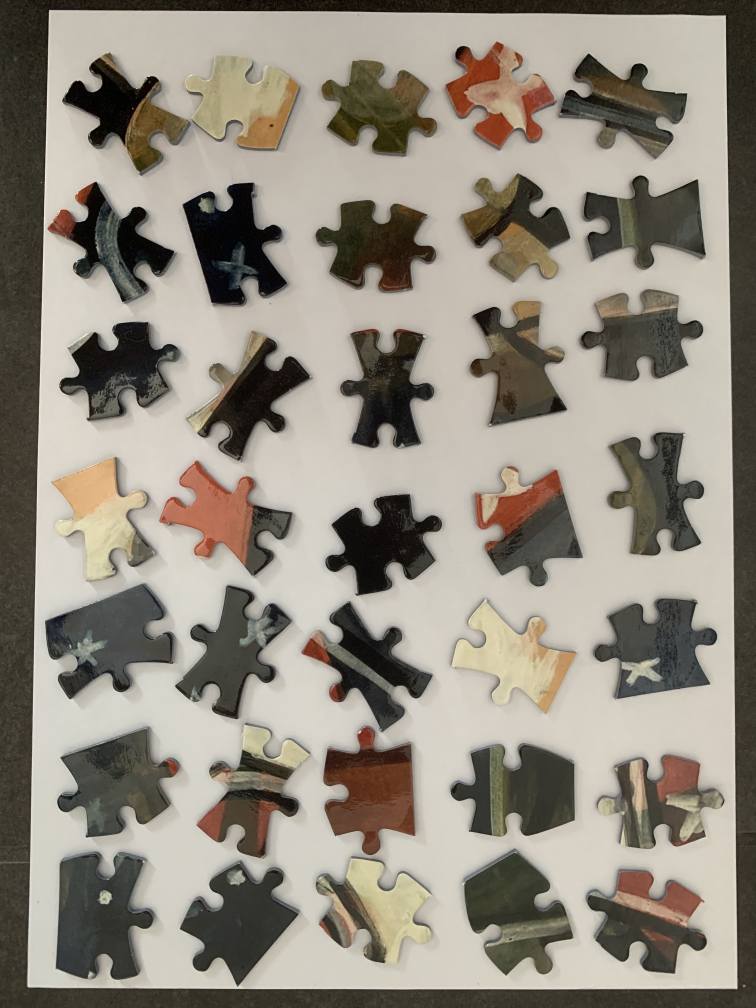
#> input picture input/IMG_3852.jpg, 3024 x 4032 px (shown at 1/4 size)
$ python -i piece_process.py   (imports and definitions only)   (older library calls are emulated)
#> lines starting #> are read from the running program, lines starting #| are printed output that depends on the picture; after the words box and inside, x2 and y2 are one past the last pixel; in counts of white or black regions, pixels touching at a corner belong together
### src/tool.py
import numpy as np
import cv2
from matplotlib import pyplot as plt
from scipy.spatial import distance as dist

# [18 lines left out: functions show, annotate_points, not called in this run]

def white_balance(img):
    result = cv2.cvtColor(img, cv2.COLOR_BGR2LAB)
    avg_a = np.average(result[:, :, 1])
    avg_b = np.average(result[:, :, 2])
    result[:, :, 1] = result[:, :, 1] - ((avg_a - 128) * (result[:, :, 0] / 255.0) * 1.1)
    result[:, :, 2] = result[:, :, 2] - ((avg_b - 128) * (result[:, :, 0] / 255.0) * 1.1)
    result = cv2.cvtColor(result, cv2.COLOR_LAB2BGR)
    return result

def clockwise_corners(pts):
    pts = np.array(pts.copy())
    xSorted = pts[np.argsort(pts[:, 0]), :]
    leftMost = xSorted[:2, :]
    rightMost = xSorted[2:, :]
    leftMost = leftMost[np.argsort(leftMost[:, 1]), :]
    (tl, bl) = leftMost
    D = dist.cdist(tl[np.newaxis], rightMost, "euclidean")[0]
    (br, tr) = rightMost[np.argsort(D)[::-1], :]
    return np.array([tl, tr, br, bl])

def warpBox(image,
            box,
            target_height=None,
            target_width=None,
            return_transform=False):
    """Warp a boxed region in an image given by a set of four points into
    a rectangle with a specified width and height. Useful for taking crops
    of distorted or rotated text.
    Args:
        image: The image from which to take the box
        box: A list of four points starting in the top left
            corner and moving clockwise.
        target_height: The height of the output rectangle
        target_width: The width of the output rectangle
        return_transform: Whether to return the transformation
            matrix with the image.
    """
    box = np.float32(clockwise_corners(box))
    w, h = image.shape[1], image.shape[0]
    assert (
        (target_width is None and target_height is None)
        or (target_width is not None and target_height is not None)), \
            'Either both or neither of target width and height must be provided.'
    if target_width is None and target_height is None:
        target_width = w
        target_height = h
    M = cv2.getPerspectiveTransform(src=box, dst=np.array([[0, 0], [target_width, 0], [target_width, target_height], [0, target_height]]).astype('float32'))
    full = cv2.warpPerspective(image, M, dsize=(int(target_width), int(target_height)))
    if return_transform:
        return full, M
    return full

### src/piece_process.py
from scipy.interpolate import splprep, splev
import cv2, operator
from matplotlib import pyplot as plt
import numpy as np
import scipy.ndimage as ndimage
from src.tool import white_balance, warpBox

def get_background_corners(mask):
    canny = cv2.Canny(mask, 100, 255, 1)
    corners = cv2.goodFeaturesToTrack(canny, 30, 0.1, 100)
    corners = [tuple(corner.flatten()) for corner in corners]
    tile_center = ndimage.center_of_mass(mask)
    tile_center = tuple(np.round(tile_center).astype(np.int))

    def distance(c1, c2):
        return (c1[0]-c2[0]) ** 2 + (c1[1]-c2[1]) ** 2

    lt, rt, rb, lb = tile_center, tile_center, tile_center, tile_center
    lt_d, rt_d, rb_d, lb_d = 0, 0, 0, 0
    for corner in corners:
        if corner[0] < tile_center[0] and corner[1] < tile_center[1] and distance(corner, tile_center) > lt_d:
            lt = corner
            lt_d = distance(corner, tile_center)
        if corner[0] < tile_center[0] and corner[1] > tile_center[1] and distance(corner, tile_center) > rt_d:
            rt = corner
            rt_d = distance(corner, tile_center)
        if corner[0] > tile_center[0] and corner[1] > tile_center[1] and distance(corner, tile_center) > rb_d:
            rb = corner
            rb_d = distance(corner, tile_center)
        if corner[0] > tile_center[0] and corner[1] < tile_center[1] and distance(corner, tile_center) > lb_d:
            lb = corner
            lb_d = distance(corner, tile_center)
    return np.array([lt, rt, rb, lb], dtype=int)

def get_warp_image(img, margin=9):
    orig_width = len(img[0])
    orig_height = len(img)
    target = 800
    scale = target/orig_width if orig_height > orig_width else target/orig_height

    resized = cv2.resize(img, None, fx=scale, fy=scale)
    img_balanced = white_balance(resized)
    blurred = blur(img_balanced)
    hsv = cv2.cvtColor(blurred, cv2.COLOR_BGR2HSV)
    h,s,v = cv2.split(hsv)
    edges = cv2.threshold(s, 15, 255, cv2.THRESH_BINARY_INV)[1]

    contour_info = [(c, cv2.contourArea(c),) for c in cv2.findContours(edges, cv2.RETR_LIST, cv2.CHAIN_APPROX_NONE)[0]]
    mask = np.zeros(list(map(operator.add, edges.shape, (margin*2,margin*2,0))), dtype = np.uint8)
    for contour in contour_info:
        mask = cv2.fillConvexPoly(mask, contour[0]+margin, (255))
    corners = get_background_corners(mask)
    corners = [tuple((corner-margin)/scale) for corner in corners]

    return warpBox(img,corners)

def blur(img, filter_size=9):
    return cv2.GaussianBlur(img, (filter_size, filter_size), 0)

# [18 lines left out: function find_outline_rough, not called in this run]

# Color KMeans
from sklearn.cluster import KMeans

# [138 lines left out: functions plot_colors, centroid_histogram, kmeans_color_purifier, pieces_searching, crop_piece, get_smooth_contour and 3 more, not called in this run]

def get_distance(pt1,pt2):
    return ((pt2[0]-pt1[0]) ** 2 + (pt2[1]-pt1[1]) ** 2) ** (1/2)

# [79 lines left out: functions get_90deg_corners, refine_corners, get_tile_corners, not called in this run]

>>> import cv2
>>> picture = cv2.imread('../input/IMG_3852.jpg')
#> picture is the input picture: shape (4032, 3024, 3); mean B, G, R 127.6, 139.5, 146.1
>>> result = get_warp_image(picture)
#> in get_warp_image, `orig_width = len(img[0])`: orig_width = 3024
#> in get_warp_image, `orig_height = len(img)`: orig_height = 4032
#> in get_warp_image, `scale = target/orig_width if orig_height > orig_width else target/orig..`: scale = 0.265
#> in white_balance, `avg_a = np.average(result[:, :, 1])`: avg_a = 128.5
#> in white_balance, `avg_b = np.average(result[:, :, 2])`: avg_b = 135.5
#> in get_warp_image, `h,s,v = cv2.split(hsv)`:
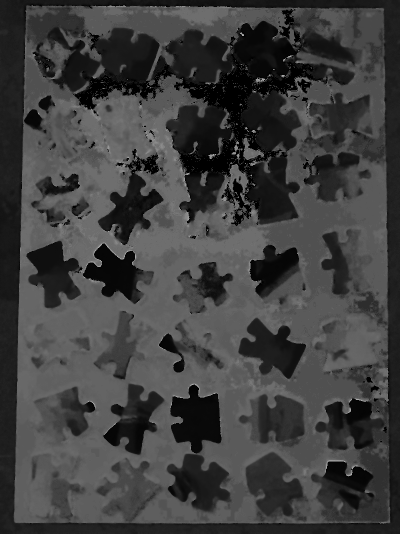
#> h: shape (1067, 800) (shown at 1/2 size); min 0, max 179, mean 63.1
#> in get_warp_image, `edges = cv2.threshold(s, 15, 255, cv2.THRESH_BINARY_INV)[1]`:
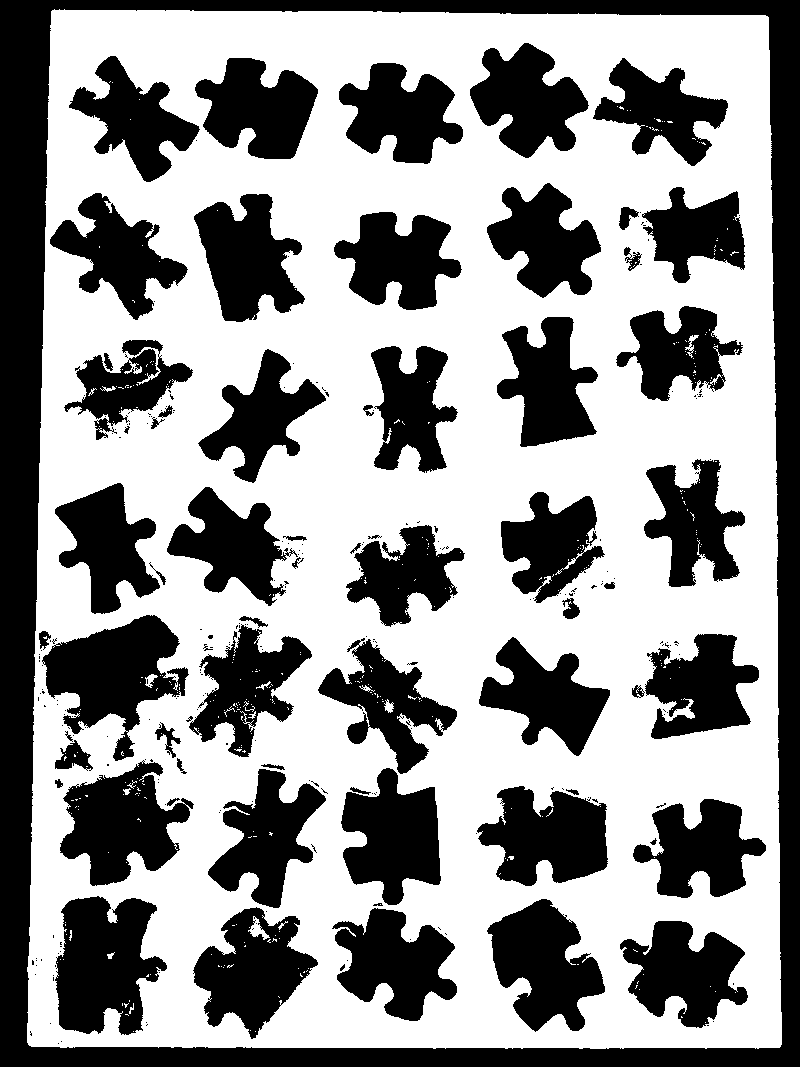
#> edges: shape (1067, 800); 57.6% white; 270 black regions (204 under 20 px), largest, box (x1, y1, x2, y2) and area: (0, 0, 800, 1067) 89684, (55, 896, 167, 1035) 10800, (42, 615, 189, 761) 10474
#> in get_warp_image, `contour_info = [(c, cv2.contourArea(c),) for c in cv2.findContours(edg..`: contour_info = 935 items
#> the loop in get_warp_image, `for contour in contour_info:` made 935 passes
#> contour on passes 1, 2, 4: ([[57, 1043], [58, 1042], [59, 1043], [58, 1044]], 2), ([[60, 1041], [61, 1040], [62, 1041], [61, 1042]], 2), ([[255, 1031]], 0)
#> after the loop in get_warp_image, `for contour in contour_info:`:
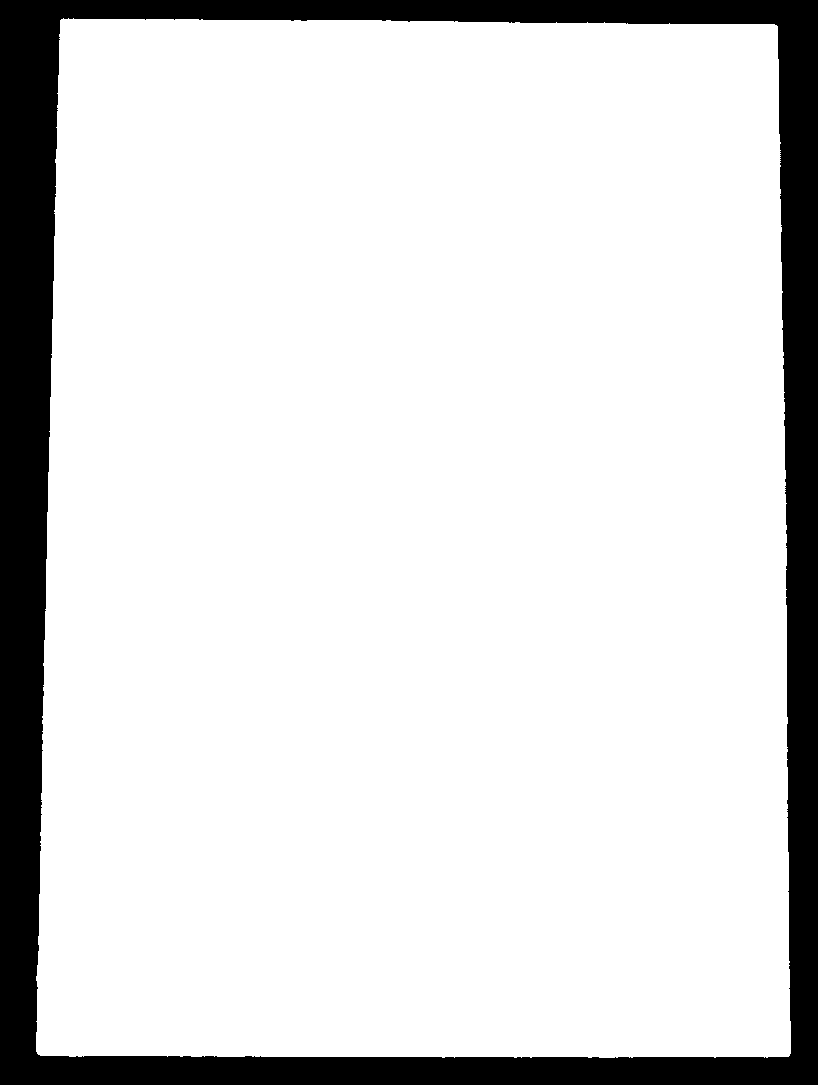
#> mask: shape (1085, 818); 86.1% white; 1 black region, box (x1, y1, x2, y2) and area: (0, 0, 818, 1085) 123614
#> in get_background_corners, `canny = cv2.Canny(mask, 100, 255, 1)`:
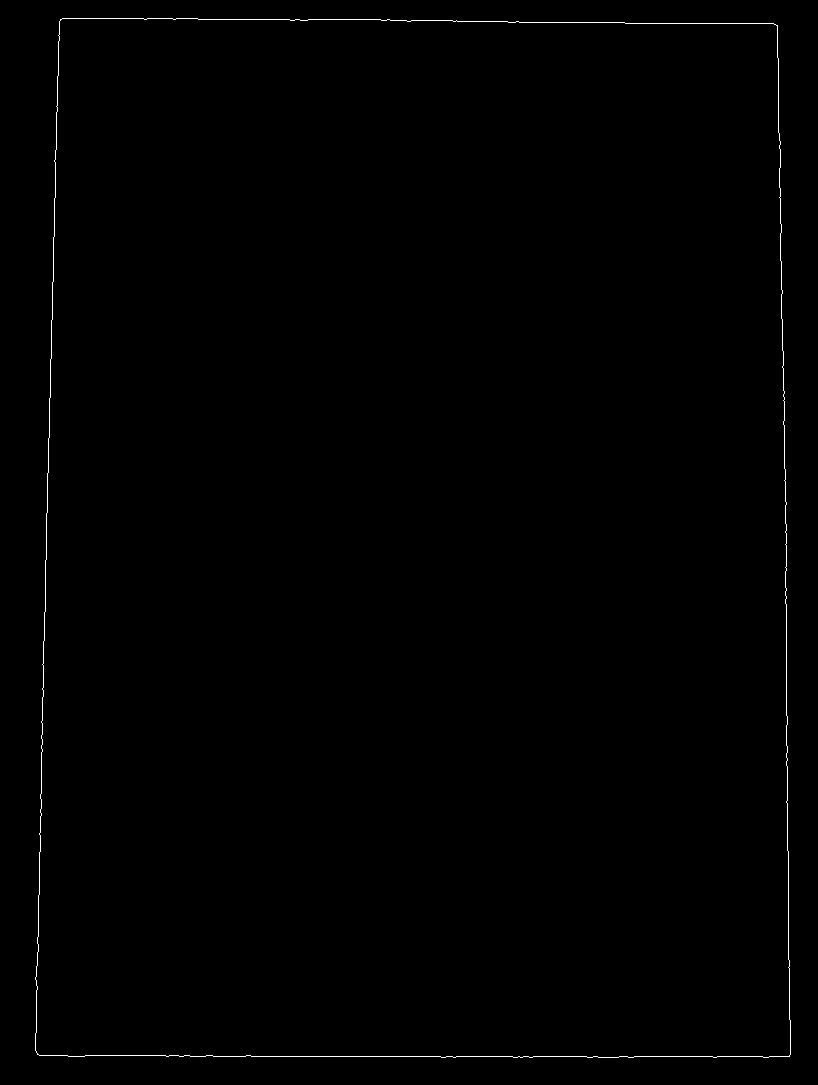
#> canny: shape (1085, 818); 0.4% white in thin lines or dots, all inside (x1, y1, x2, y2) = (35, 18, 791, 1058)
#> in get_background_corners, `corners = cv2.goodFeaturesToTrack(canny, 30, 0.1, 100)`: corners = 23 rows, first 8: [788, 1054], [777, 25], [37, 1054], [60, 19], [519, 1056], [39, 834], [786, 802], [41, 722]
#> in get_background_corners, `corners = [tuple(corner.flatten()) for corner in corners]`: corners = [(788, 1054), (777, 25), (37, 1054), (60, 19), (519, 1056), (39, 834), (786, 802), (41, 722), (785, 532), (782, 367), (54, 161), (167, 1055), (517, 22), (388, 20), (174, 18), (779, 197), (633, 1057), (37, 952), (44, 612), (47, 512), (49, 398), (52, 282), (625, 23)]
#> in get_background_corners, `tile_center = ndimage.center_of_mass(mask)`: tile_center = (542.9, 415.4)
#> in get_background_corners, `tile_center = tuple(np.round(tile_center).astype(np.int))`: tile_center = (543, 415)
#> the loop in get_background_corners, `for corner in corners:` made 23 passes
#> (rb, rb_d) on pass 1: ((788, 1054), 468346)
#> after the loop in get_background_corners, `for corner in corners:`: lb_d = 206856; lt_d = 390105; rb_d = 468346; rt_d = 664357
#> in get_warp_image, `corners = get_background_corners(mask)`: corners = [[60, 19], [37, 1054], [788, 1054], [777, 25]]
#> in get_warp_image, `corners = [tuple((corner-margin)/scale) for corner in corners]`: corners = [(192.8, 37.8), (105.8, 3950.1), (2944.6, 3950.1), (2903, 60.48)]
#> in clockwise_corners, `pts = np.array(pts.copy())`: pts = [[192.8, 37.8], [105.8, 3950.1], [2944.6, 3950.1], [2903, 60.48]]
#> in clockwise_corners, `xSorted = pts[np.argsort(pts[:, 0]), :]`: xSorted = [[105.8, 3950.1], [192.8, 37.8], [2903, 60.48], [2944.6, 3950.1]]
#> in clockwise_corners, `leftMost = xSorted[:2, :]`: leftMost = [[105.8, 3950.1], [192.8, 37.8]]
#> in clockwise_corners, `rightMost = xSorted[2:, :]`: rightMost = [[2903, 60.48], [2944.6, 3950.1]]
#> in clockwise_corners, `leftMost = leftMost[np.argsort(leftMost[:, 1]), :]`: leftMost = [[192.8, 37.8], [105.8, 3950.1]]
#> in clockwise_corners, `(tl, bl) = leftMost`: tl = [192.8, 37.8]; bl = [105.8, 3950.1]
#> in clockwise_corners, `D = dist.cdist(tl[np.newaxis], rightMost, "euclidean")[0]`: D = [2710.4, 4783.2]
#> in clockwise_corners, `(br, tr) = rightMost[np.argsort(D)[::-1], :]`: br = [2944.6, 3950.1]; tr = [2903, 60.48]
#> in warpBox, `box = np.float32(clockwise_corners(box))`: box = [[192.8, 37.8], [2903, 60.48], [2944.6, 3950.1], [105.8, 3950.1]]
#> in warpBox, `M = cv2.getPerspectiveTransform(src=box, dst=np.array([[0, 0], [target..`: M = [[1.11, 0.0246, -214.7], [-0.00903, 1.08, -39.06], [-2.24e-06, 1.21e-05, 1]]
#> in warpBox, `full = cv2.warpPerspective(image, M, dsize=(int(target_width), int(tar..`:
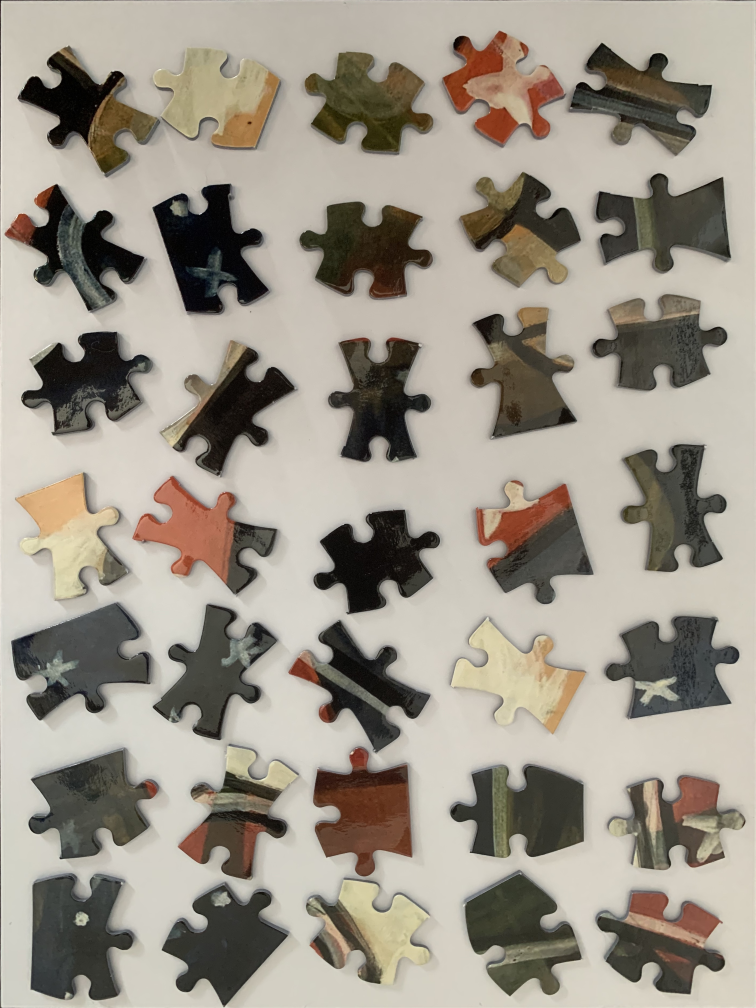
#> full: shape (4032, 3024, 3) (shown at 1/4 size); mean B, G, R 137.9, 150, 157
